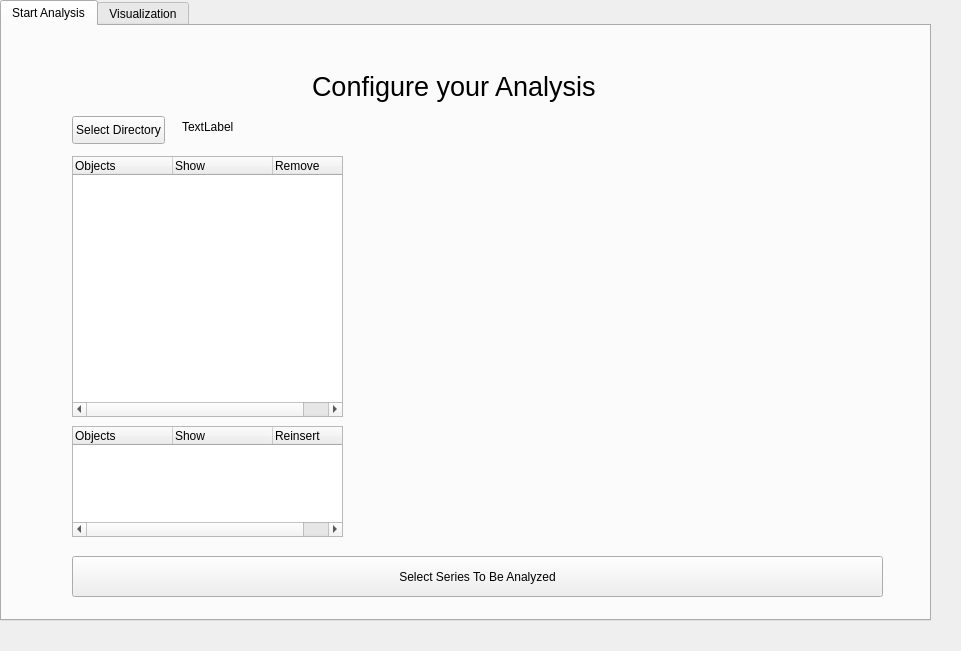
<?xml version="1.0" encoding="UTF-8"?>
<ui version="4.0">
 <class>Offline_Analysis</class>
 <widget class="QWidget" name="Offline_Analysis">
  <property name="geometry">
   <rect>
    <x>0</x>
    <y>0</y>
    <width>961</width>
    <height>651</height>
   </rect>
  </property>
  <property name="windowTitle">
   <string>Form</string>
  </property>
  <widget class="QTabWidget" name="Offline_Analysis_Notebook">
   <property name="geometry">
    <rect>
     <x>0</x>
     <y>0</y>
     <width>931</width>
     <height>621</height>
    </rect>
   </property>
   <property name="tabShape">
    <enum>QTabWidget::Rounded</enum>
   </property>
   <property name="currentIndex">
    <number>0</number>
   </property>
   <widget class="QWidget" name="Start_Analysis">
    <attribute name="title">
     <string>Start Analysis</string>
    </attribute>
    <widget class="QStackedWidget" name="offline_analysis_widgets">
     <property name="geometry">
      <rect>
       <x>0</x>
       <y>0</y>
       <width>931</width>
       <height>590</height>
      </rect>
     </property>
     <property name="currentIndex">
      <number>1</number>
     </property>
     <widget class="QWidget" name="start_page">
      <widget class="QPushButton" name="new_analysis_with_template">
       <property name="geometry">
        <rect>
         <x>180</x>
         <y>260</y>
         <width>181</width>
         <height>61</height>
        </rect>
       </property>
       <property name="text">
        <string>New Analysis using 
 previous analysis as template</string>
       </property>
      </widget>
      <widget class="QPushButton" name="view_analysis_from_db">
       <property name="geometry">
        <rect>
         <x>180</x>
         <y>330</y>
         <width>181</width>
         <height>61</height>
        </rect>
       </property>
       <property name="text">
        <string>View Analysis From Database</string>
       </property>
      </widget>
      <widget class="QLabel" name="start_label">
       <property name="geometry">
        <rect>
         <x>320</x>
         <y>100</y>
         <width>251</width>
         <height>41</height>
        </rect>
       </property>
       <property name="font">
        <font>
         <pointsize>20</pointsize>
        </font>
       </property>
       <property name="text">
        <string>Select your Analysis</string>
       </property>
      </widget>
      <widget class="QPushButton" name="blank_analysis_button">
       <property name="geometry">
        <rect>
         <x>180</x>
         <y>190</y>
         <width>181</width>
         <height>61</height>
        </rect>
       </property>
       <property name="text">
        <string>New Blank Analysis</string>
       </property>
      </widget>
      <widget class="QLabel" name="user_feedback_label">
       <property name="geometry">
        <rect>
         <x>440</x>
         <y>190</y>
         <width>321</width>
         <height>201</height>
        </rect>
       </property>
       <property name="text">
        <string>Further Information about your selected analysis</string>
       </property>
      </widget>
     </widget>
     <widget class="QWidget" name="blank_analysis">
      <widget class="QPushButton" name="compare_series">
       <property name="geometry">
        <rect>
         <x>70</x>
         <y>530</y>
         <width>811</width>
         <height>41</height>
        </rect>
       </property>
       <property name="text">
        <string>Select Series To Be Analyzed</string>
       </property>
      </widget>
      <widget class="QLabel" name="widget_sepcific_label">
       <property name="geometry">
        <rect>
         <x>310</x>
         <y>40</y>
         <width>361</width>
         <height>41</height>
        </rect>
       </property>
       <property name="font">
        <font>
         <pointsize>20</pointsize>
        </font>
       </property>
       <property name="text">
        <string>Configure your Analysis</string>
       </property>
      </widget>
      <widget class="QPushButton" name="select_directory_button">
       <property name="geometry">
        <rect>
         <x>70</x>
         <y>90</y>
         <width>93</width>
         <height>28</height>
        </rect>
       </property>
       <property name="text">
        <string>Select Directory</string>
       </property>
      </widget>
      <widget class="QLabel" name="selected_directory">
       <property name="geometry">
        <rect>
         <x>180</x>
         <y>90</y>
         <width>131</width>
         <height>21</height>
        </rect>
       </property>
       <property name="text">
        <string>TextLabel</string>
       </property>
      </widget>
      <widget class="QTreeWidget" name="experiments_tree_view">
       <property name="geometry">
        <rect>
         <x>70</x>
         <y>130</y>
         <width>271</width>
         <height>261</height>
        </rect>
       </property>
       <column>
        <property name="text">
         <string>Objects</string>
        </property>
       </column>
       <column>
        <property name="text">
         <string>Show</string>
        </property>
       </column>
       <column>
        <property name="text">
         <string>Remove</string>
        </property>
       </column>
      </widget>
      <widget class="QTreeWidget" name="outfiltered_tree_view">
       <property name="geometry">
        <rect>
         <x>70</x>
         <y>400</y>
         <width>271</width>
         <height>111</height>
        </rect>
       </property>
       <column>
        <property name="text">
         <string notr="true">Objects</string>
        </property>
       </column>
       <column>
        <property name="text">
         <string>Show</string>
        </property>
       </column>
       <column>
        <property name="text">
         <string>Reinsert</string>
        </property>
       </column>
      </widget>
      <widget class="QWidget" name="verticalLayoutWidget">
       <property name="geometry">
        <rect>
         <x>390</x>
         <y>130</y>
         <width>471</width>
         <height>381</height>
        </rect>
       </property>
       <layout class="QVBoxLayout" name="verticalLayout"/>
      </widget>
     </widget>
    </widget>
   </widget>
   <widget class="QWidget" name="visualization">
    <attribute name="title">
     <string>Visualization</string>
    </attribute>
   </widget>
  </widget>
 </widget>
 <resources/>
 <connections/>
</ui>
